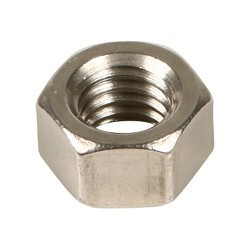
#> input picture examples/data/nuts_n_bolts_master/all_svm/test/nuts/0052.jpg, 250 x 250 px, found by its file name
$ jupyter execute --allow-errors 7.svm_nuts_bolts.ipynb   (Python 2 division)   (older library calls are emulated)
#> lines starting #> are read from the running program, lines starting #| are printed output that depends on the picture; after the words box and inside, x2 and y2 are one past the last pixel; in counts of white or black regions, pixels touching at a corner belong together
# Support Vector Machines (SVM)
## Training SVM with Two features

[cell 1]
import os
from os import path

import numpy as np
import cv2
from skimage import io, color, transform
import matplotlib.pyplot as plt

[cell 2]
def resize_image(img, size, padding=255):
    '''
    Resize the given image to specified size
    Inputs:
        img = Image to be resized (Numpy NDArray)
        size = Scalar value. Image will be resized to (size, size)
    Returns:
        reszd_img = Resized image (Numpy NDArray)
    '''
    # Append zeros or ones based on the choice of padding
    # to maintain the aspect ratio of the image
    rows, cols = img.shape[:2]
    max_size = max(rows, cols)
    canvas = np.ones((max_size, max_size), np.uint8) * padding

    # Place the actual image at the center of the canvas
    c_x, c_y = max_size / 2, max_size / 2
    x_beg = max(0, c_x - (cols / 2))
    y_beg = max(0, c_y - (rows / 2))
    x_end, y_end = x_beg + cols, y_beg + rows
    canvas[y_beg: y_end, x_beg: x_end] = img

    # Resize the image and write to op_dir_path specified
    reszd_img = transform.resize(canvas, (size, size))
    reszd_img = np.asarray(reszd_img * 255, np.uint8)
    return reszd_img

[cell 3]
def extract_features(image):
    '''
    Extract the features from the Image
    '''
    gray_img = cv2.cvtColor(image, cv2.COLOR_BGR2GRAY)
    gray_img = resize_image(gray_img, 250)
    gray_img = cv2.GaussianBlur(gray_img, (5, 5), 0)

    # Binarize the image using Adaptive thresholding
    th, bin_img = cv2.threshold(gray_img, 250, 255, cv2.THRESH_BINARY_INV)

    # Close the holes by Morphological operations (Erosion and Dilation)
    struct_elem = cv2.getStructuringElement(cv2.MORPH_RECT, (5, 5))
    smooth_bin_img = cv2.erode(bin_img, struct_elem, iterations=1)
    smooth_bin_img = cv2.dilate(smooth_bin_img, struct_elem, iterations=2)

    # Find all the contours from the binary image
    img, contours, heirarchy = cv2.findContours(smooth_bin_img, cv2.RETR_EXTERNAL, cv2.CHAIN_APPROX_SIMPLE)

    # Find the circularity
    x, y, w, h = cv2.boundingRect(contours[0])
    rect_area = w * h
    contour_area = cv2.contourArea(contours[0])
    circularity = contour_area / rect_area

    # Find the compactness
    mask_img = np.zeros_like(smooth_bin_img)
    mask_img = cv2.drawContours(mask_img, [contours[0]], -1, 255, -1)
    white_mask_img = cv2.bitwise_and(smooth_bin_img, smooth_bin_img, mask=mask_img)
    white_area = cv2.countNonZero(white_mask_img)
    compactness = white_area / contour_area

    features = [circularity, compactness]

    return features

[cell 4]
def load_data_from_imgs(data_dir, class_label):
    '''
    Read images from the data directory
    Extract features from images and load that into array
    '''
    all_features = []
    for img_name in os.listdir(data_dir):
        img_path = path.join(data_dir, img_name)
        image = cv2.imread(img_path)
        img_features = extract_features(image)
        img_features.append(class_label)
        all_features.append(img_features)
    all_features = np.array(all_features, np.float)
    return all_features

[cell 5]
def test_svm(model, X, y):
    '''
    Test the trained model with the test data
    '''
    pred_acc_list = []
    for sample, label in zip(X, y):
        pred = model.predict(sample.reshape(1, -1))[0]
        pred_acc_list.append(int(pred) == int(label))
    accuracy = sum(pred_acc_list) / float(len(pred_acc_list)) * 100
    return accuracy

Class lables
* Nuts = 0
* Bolts = 1

[cell 6]
data_dir = '../data/nuts_n_bolts_master/all_svm/'
train_dir = path.join(data_dir, 'train')
test_dir = path.join(data_dir, 'test')

# Collect the Training and Test data
nuts_class, bolts_class = 0, 1
train_nuts_data = load_data_from_imgs(path.join(train_dir, 'nuts'), nuts_class)
#> in load_data_from_imgs, image is the input picture: shape (250, 250, 3); mean B, G, R 209.3, 215.4, 219.7
#> in extract_features, `gray_img = cv2.GaussianBlur(gray_img, (5, 5), 0)`:
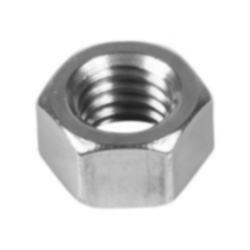
#> gray_img: shape (250, 250); min 32, max 255, mean 216
#> in extract_features, `th, bin_img = cv2.threshold(gray_img, 250, 255, cv2.THRESH_BINARY_INV)`:
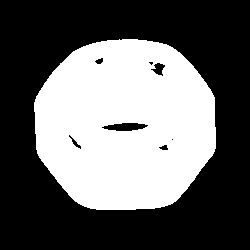
#> bin_img: shape (250, 250); 39.6% white; 1 white region, box (x1, y1, x2, y2) and area: (34, 39, 216, 210) 24736
#> in extract_features, `smooth_bin_img = cv2.erode(bin_img, struct_elem, iterations=1)`: smooth_bin_img: shape (250, 250); 36.2% white; 1 white region, box (x1, y1, x2, y2) and area: (36, 41, 214, 208) 22656
#> in extract_features, `smooth_bin_img = cv2.dilate(smooth_bin_img, struct_elem, iterations=2)`:
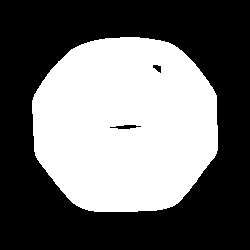
#> smooth_bin_img: shape (250, 250); 42.4% white; 1 white region
#> in extract_features, `img, contours, heirarchy = cv2.findContours(smooth_bin_img, cv2.RETR_E..`: contours = 1 contour; box (x1, y1, x2, y2) and area: (32, 37, 218, 212) 26368
#> in extract_features, `x, y, w, h = cv2.boundingRect(contours[0])`: x = 32; y = 37; w = 186; h = 175
#> in extract_features, `rect_area = w * h`: rect_area = 32550
#> in extract_features, `contour_area = cv2.contourArea(contours[0])`: contour_area = 26368
#> in extract_features, `circularity = contour_area / rect_area`: circularity = 0.81
#> in extract_features, `mask_img = cv2.drawContours(mask_img, [contours[0]], -1, 255, -1)`:
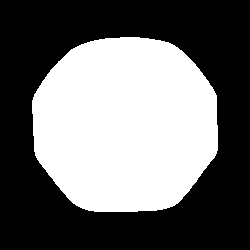
#> mask_img: shape (250, 250); 42.6% white; 1 white region, box (x1, y1, x2, y2) and area: (32, 37, 218, 212) 26630
#> in extract_features, `white_area = cv2.countNonZero(white_mask_img)`: white_area = 26515
#> in extract_features, `compactness = white_area / contour_area`: compactness = 1.01
#> in extract_features, `features = [circularity, compactness]`: features = [0.81, 1.01]
#> in load_data_from_imgs, `all_features = np.array(all_features, np.float)`: all_features = [[0.81, 1.01, 0]]
train_bolts_data = load_data_from_imgs(path.join(train_dir, 'bolts'), bolts_class)
#> call 2 of load_data_from_imgs, with class_label = 1
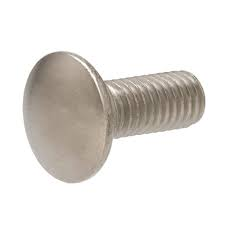
#> input picture examples/data/nuts_n_bolts_master/all_svm/test/bolts/0058.jpg, 225 x 225 px, found by its file name
#> in load_data_from_imgs, image is the input picture: shape (225, 225, 3); mean B, G, R 221.7, 225.3, 228.5
#> in extract_features (call 2), `th, bin_img = cv2.threshold(gray_img, 250, 255, cv2.THRESH_BINARY_INV)`: bin_img: shape (250, 250); 31.2% white; 1 white region, box (x1, y1, x2, y2) and area: (23, 55, 230, 206) 19475
#> in extract_features (call 2), `smooth_bin_img = cv2.erode(bin_img, struct_elem, iterations=1)`: smooth_bin_img: shape (250, 250); 28.8% white; 1 white region, box (x1, y1, x2, y2) and area: (25, 57, 228, 204) 18004
#> in extract_features (call 2), `smooth_bin_img = cv2.dilate(smooth_bin_img, struct_elem, iterations=2)`:
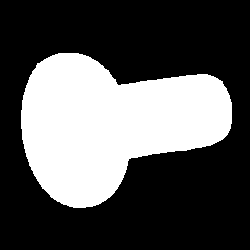
#> smooth_bin_img: shape (250, 250); 33.5% white; 1 white region
#> in extract_features (call 2), `img, contours, heirarchy = cv2.findContours(smooth_bin_img, cv2.RETR_E..`: contours = 1 contour; box (x1, y1, x2, y2) and area: (21, 53, 232, 208) 20668
#> in extract_features (call 2), `x, y, w, h = cv2.boundingRect(contours[0])`: x = 21; y = 53; w = 211; h = 155
#> in extract_features (call 2), `rect_area = w * h`: rect_area = 32705
#> in extract_features (call 2), `contour_area = cv2.contourArea(contours[0])`: contour_area = 20667.5
#> in extract_features (call 2), `circularity = contour_area / rect_area`: circularity = 0.632
#> in extract_features (call 2), `white_area = cv2.countNonZero(white_mask_img)`: white_area = 20956
#> in extract_features (call 2), `features = [circularity, compactness]`: features = [0.632, 1.01]
#> in load_data_from_imgs (call 2), `all_features = np.array(all_features, np.float)`: all_features = [[0.632, 1.01, 1]]
train_data = np.append(train_nuts_data, train_bolts_data, axis=0)
#> train_data = [[0.81, 1.01, 0], [0.632, 1.01, 1]]
np.random.shuffle(train_data)

# Test data
test_nuts_data = load_data_from_imgs(path.join(test_dir, 'nuts'), nuts_class)
#> in extract_features (call 3), `img, contours, heirarchy = cv2.findContours(smooth_bin_img, cv2.RETR_E..`: contours = 1 contour; box (x1, y1, x2, y2) and area: (32, 37, 218, 212) 26368
test_bolts_data = load_data_from_imgs(path.join(test_dir, 'bolts'), bolts_class)
#> in extract_features (call 4), `img, contours, heirarchy = cv2.findContours(smooth_bin_img, cv2.RETR_E..`: contours = 1 contour; box (x1, y1, x2, y2) and area: (21, 53, 232, 208) 20668
test_data = np.append(test_nuts_data, test_bolts_data, axis=0)
#> test_data = [[0.81, 1.01, 0], [0.632, 1.01, 1]]
np.random.shuffle(test_data)

[cell 7]
# Training with SVM
from sklearn import svm
#clf = svm.SVC(verbose=True, max_iter=20)
clf = svm.LinearSVC(C=1.0, max_iter=10, verbose=True)

[cell 8]
X, y = train_data[:, :2], train_data[:, 2]
#> X = [[0.632, 1.01], [0.81, 1.01]]; y = [1, 0]
clf.fit(X, y)
#| [LibLinear]

[cell 9]
# Get the test data and predict
test_X, test_y = test_data[:, :2], test_data[:, 2]
#> test_X = [[0.81, 1.01], [0.632, 1.01]]; test_y = [0, 1]
test_svm(clf, test_X, test_y)
#> the loop in test_svm, `for sample, label in zip(X, y):` made 2 passes
#> (sample, label, pred) on passes 1 to 2: ([0.81, 1.01], 0, 0), ([0.632, 1.01], 1, 1)
#> after the loop in test_svm, `for sample, label in zip(X, y):`: pred_acc_list = [True, True]
#> in test_svm, `accuracy = sum(pred_acc_list) / float(len(pred_acc_list)) * 100`: accuracy = 100
#> Out = 100

## Visualization

[cell 10]
def make_meshgrid(x, y, h=.02):
    '''
    Create a mesh of points to plot in

    Parameters
    ----------
    x: data to base x-axis meshgrid on
    y: data to base y-axis meshgrid on
    h: stepsize for meshgrid, optional

    Returns
    -------
    xx, yy : ndarray
    '''
    x_min, x_max = x.min() - 1, x.max() + 1
    y_min, y_max = y.min() - 1, y.max() + 1
    xx, yy = np.meshgrid(np.arange(x_min, x_max, h),
                         np.arange(y_min, y_max, h))
    return xx, yy


def plot_contours(ax, clf, xx, yy, **params):
    '''
    Plot the decision boundaries for a classifier.

    Parameters
    ----------
    ax: matplotlib axes object
    clf: a classifier
    xx: meshgrid ndarray
    yy: meshgrid ndarray
    params: dictionary of params to pass to contourf, optional
    '''
    Z = clf.predict(np.c_[xx.ravel(), yy.ravel()])
    Z = Z.reshape(xx.shape)
    out = ax.contourf(xx, yy, Z, **params)
    return out

[cell 11]
C = 1.0  # SVM regularization parameter
iterations = 50

# We create an instance of SVM and fit out data. We do not scale our
# data since we want to plot the support vectors
models = (svm.SVC(kernel='linear', C=C, max_iter=iterations),
          svm.LinearSVC(C=C, max_iter=iterations),
          svm.SVC(kernel='rbf', gamma=0.7, C=C, max_iter=iterations),
          svm.SVC(kernel='poly', degree=3, C=C, max_iter=iterations))
models = (clf.fit(X, y) for clf in models)

# title for the plots
titles = ('SVC with linear kernel',
          'LinearSVC (linear kernel)',
          'SVC with RBF kernel',
          'SVC with polynomial (degree 3) kernel')

# Set-up 2x2 grid for plotting.
fig, sub = plt.subplots(2, 2)
plt.subplots_adjust(wspace=0.4, hspace=0.4)

X0, X1 = X[:100, 0], X[:100, 1]
#> X0 = [0.632, 0.81]; X1 = [1.01, 1.01]
xx, yy = make_meshgrid(X0, X1)
#> in make_meshgrid, `x_min, x_max = x.min() - 1, x.max() + 1`: x_min = -0.368; x_max = 1.81
#> in make_meshgrid, `y_min, y_max = y.min() - 1, y.max() + 1`: y_min = 0.00557; y_max = 2.01
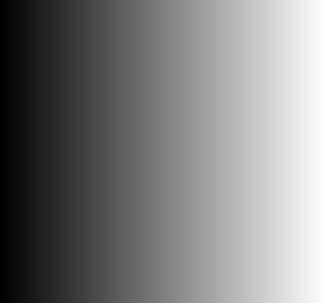
#> xx: shape (101, 109) float64 (shown 3 times larger); min -0.368, max 1.79, mean 0.712; drawn with min black and max white
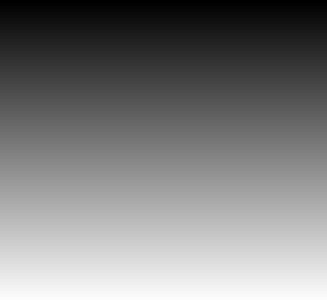
#> yy: shape (101, 109) float64 (shown 3 times larger); min 0.00557, max 2.01, mean 1.01; drawn with min black and max white

for clf, title, ax in zip(models, titles, sub.flatten()):
    print('Accuracy of {} is = {}'.format(title, test_svm(clf, test_X, test_y)))
    plot_contours(ax, clf, xx, yy,
                  cmap=plt.cm.coolwarm, alpha=0.8)
    ax.scatter(X0, X1, c=y[:100], cmap=plt.cm.coolwarm, s=20, edgecolors='k')
    ax.set_xlim(xx.min(), xx.max())
    ax.set_ylim(yy.min(), yy.max())
    ax.set_xlabel('Circularity')
    ax.set_ylabel('Compactness')
    ax.set_xticks(())
    ax.set_yticks(())
    ax.set_title(title)
#> this loop made 4 passes
#| Accuracy of SVC with linear kernel is = 100.0
#| Accuracy of LinearSVC (linear kernel) is = 100.0
#| Accuracy of SVC with RBF kernel is = 100.0
#| Accuracy of SVC with polynomial (degree 3) kernel is = 100.0
#> pass 1, in plot_contours, `Z = Z.reshape(xx.shape)`:
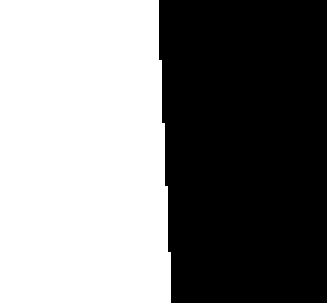
#> Z: shape (101, 109) float64 (shown 3 times larger); values 0 (black) and 1 (white), 50.4% white; 1 black region, box (x1, y1, x2, y2) and area: (53, 0, 109, 101) 5459
plt.show()
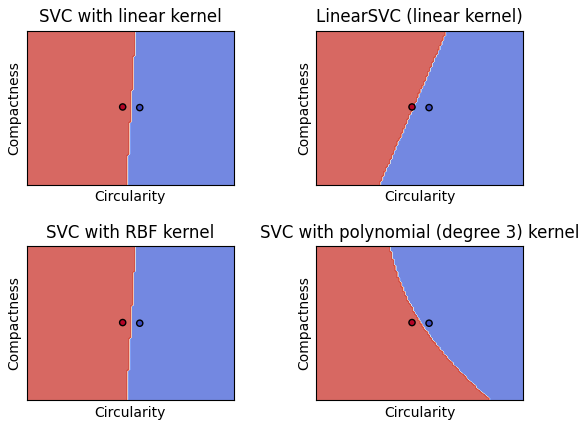
#> figure drawn by matplotlib, 4 panels
